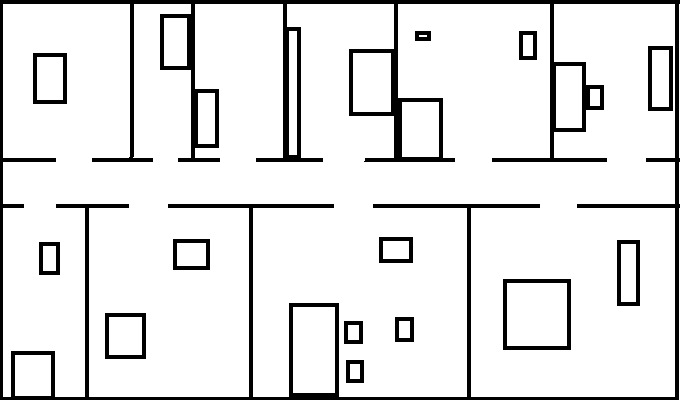
#> input picture Map.jpg, 680 x 400 px
$ jupyter execute Untitled.ipynb
#> lines starting #> are read from the running program, lines starting #| are printed output that depends on the picture; after the words box and inside, x2 and y2 are one past the last pixel; in counts of white or black regions, pixels touching at a corner belong together
[cell 1]
#imports
import cv2
import matplotlib.pyplot as plt
import numpy as np
from skimage.draw import line

# Reading map

[cell 2]
#read the map
map=cv2.imread('./Map.jpg')
#> map is the input picture: shape (400, 680, 3); min 0, max 255, mean 227.9
#convert to grayscale
map=cv2.cvtColor(map, cv2.COLOR_BGR2RGB)
#make map black and white
print(map.shape)
#| (400, 680, 3)
# [6 lines of commented-out code are left out]
plt.imshow(map)

# Problem 1

[cell 3]
def draw_rays(x,y,theta,max_measurement=1200,map=map,opening_angle=250,step=2):
    # map[y][x:x+4]=(255,0,0)
    # map[y+1][x:x+4]=(255,0,0)
    # map[y+2][x:x+4]=(255,0,0)
    # map[y+3][x:x+4]=(255,0,0)
#> called with x = 350, y = 170, theta = 0, max_measurement = 1200, opening_angle = 250, step = 2
    cv2.circle(map,(x,y),4,(255,0,0),thickness=-4)
#> map: shape (400, 680, 3); 0.02% of pixels changed, all inside (x1, y1, x2, y2) = (346, 166, 355, 175)
    for i in range(-opening_angle//2,(opening_angle//2)+1,step):
        end_x = int(x + max_measurement * np.cos(np.radians(theta + i)))
        end_y = int(y + max_measurement * np.sin(np.radians(theta + i)))
        #draw line
        pixelx,pixely=line(x,y,end_x,end_y)
        # print(pixelx)
        # print(pixely)
        for index_x,index_y in zip(pixelx,pixely):
            if index_x>=0 and index_x<map.shape[1] and index_y>=0 and index_y<map.shape[0]:
                # print((map[index_x][index_y]))
                if np.array_equal(map[index_y, index_x], [0, 0, 0]):
                    end_x=index_x
                    end_y=index_y
                    break

        cv2.line(map,(x,y),(end_x,end_y),(0,255,0),1)
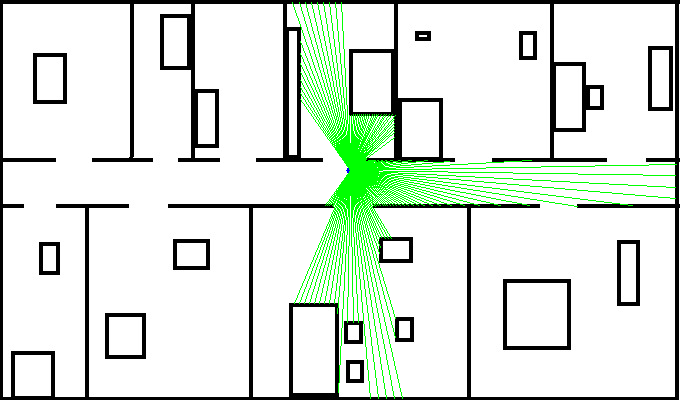
#> map: shape (400, 680, 3); mean B, G, R 218.2, 228.2, 218.2

    return map
map=cv2.imread('./Map.jpg')
map = draw_rays(350, 170, 0, map=map)

plt.imshow(map)


$ run again, with Req1.jpg copied over Map.jpg
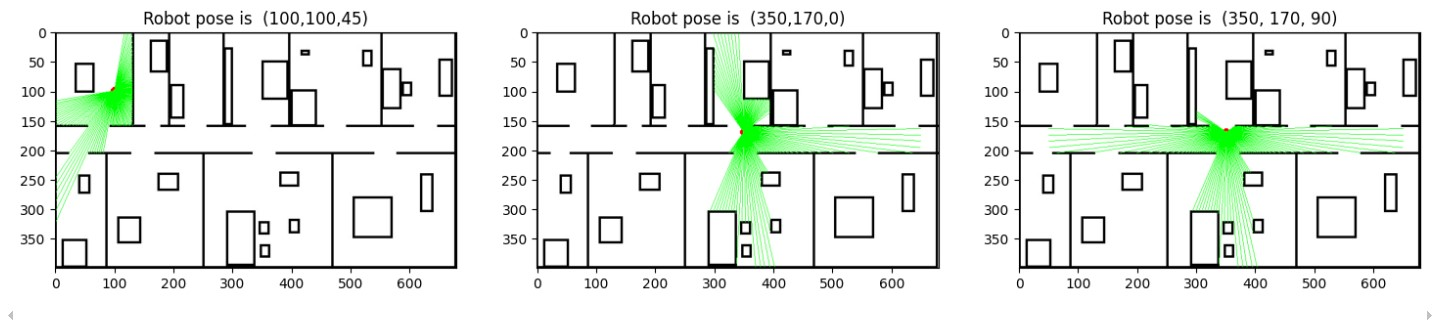
#> input picture Req1.jpg, 1442 x 333 px
#> map is the input picture: shape (333, 1442, 3); mean B, G, R 230.2, 235.2, 230.3
#| (333, 1442, 3)
#> after the loop in draw_rays, `for i in range(-opening_angle//2,(opening_angle//2)+1,step):`:
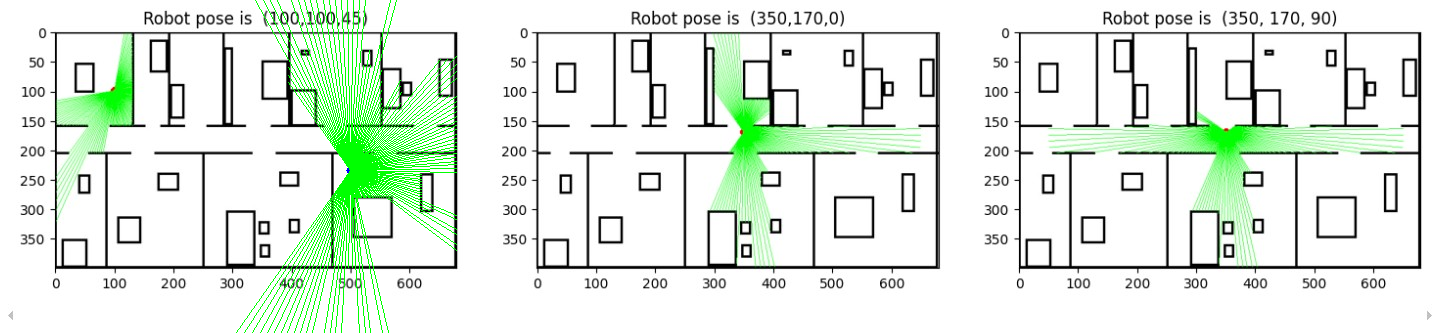
#> map: shape (333, 1442, 3); mean B, G, R 224.4, 235.6, 224.4

$ run again, with Req2.1.jpg copied over Map.jpg
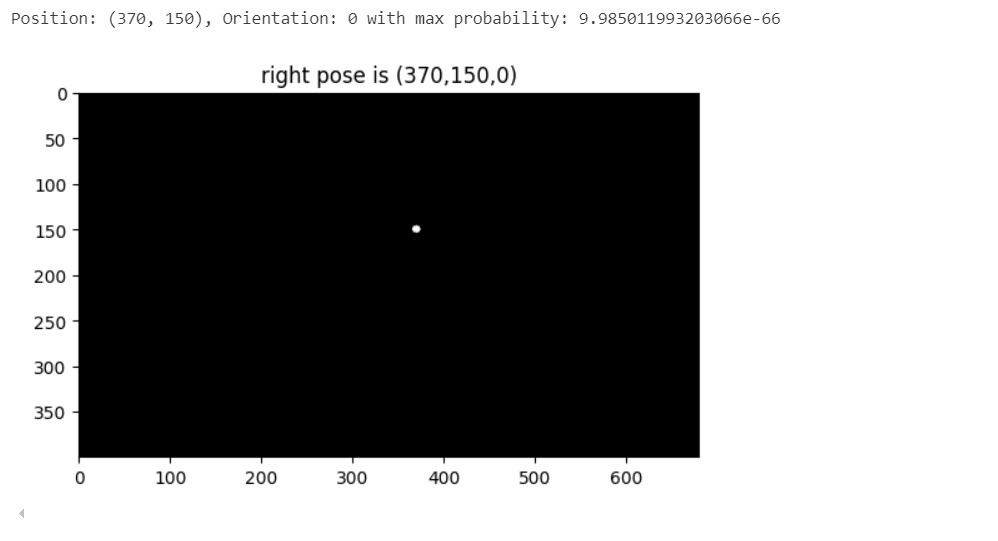
#> input picture Req2.1.jpg, 998 x 541 px
#> map is the input picture: shape (541, 998, 3); min 0, max 255, mean 145.8
#| (541, 998, 3)
#> after the loop in draw_rays, `for i in range(-opening_angle//2,(opening_angle//2)+1,step):`:
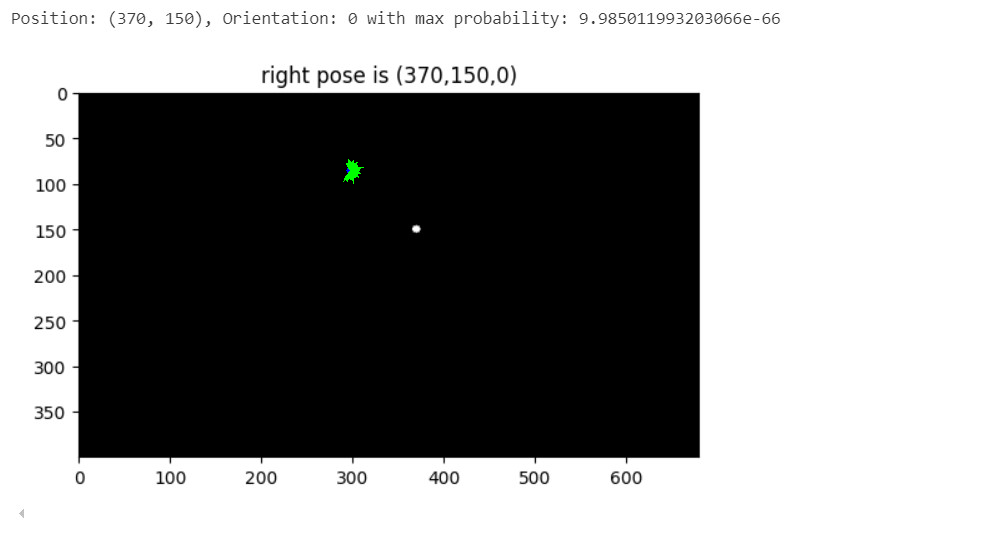
#> map: shape (541, 998, 3); mean B, G, R 145.8, 145.9, 145.8
